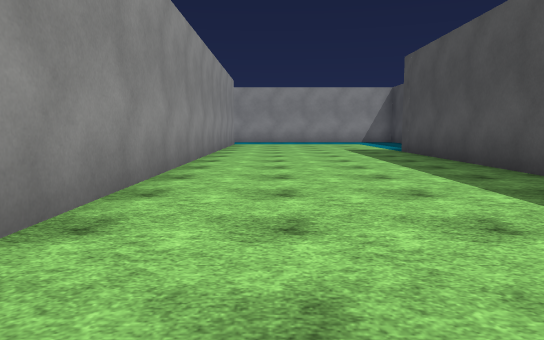
View 1 (above)

22 first-person views from a walk through a Unity game level. The camera is 1.2 m above the floor, tilts 6° down and sees 70° across. The floor is counted in squares, 2 m on a side. Each view is taken from the middle of a square. On the plan, view 1 faces up. The plan holds only what a view shows up to about 11 squares ahead; the rest is blank. The place goes on beyond the plan. Surface patterns are stand-ins for the level's own textures.

View 2
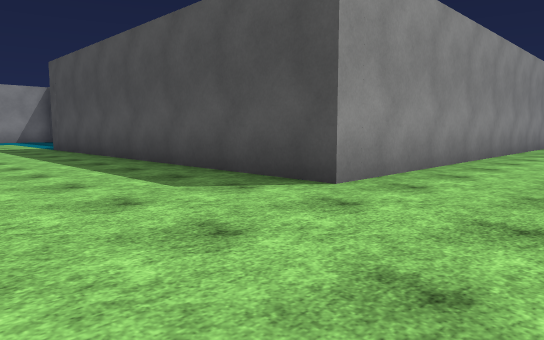

View 3
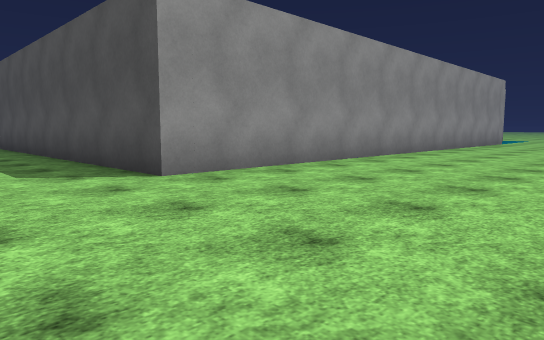

View 4
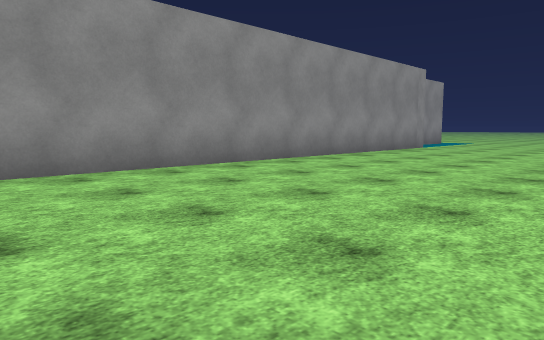

View 5
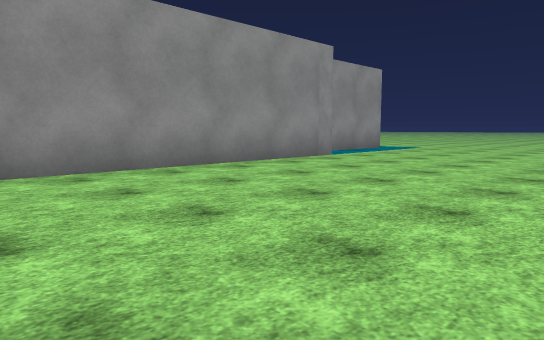

View 6
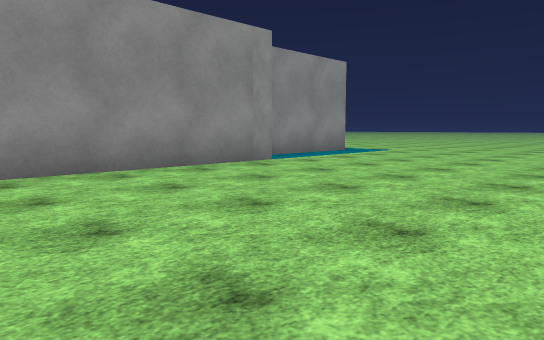

View 7
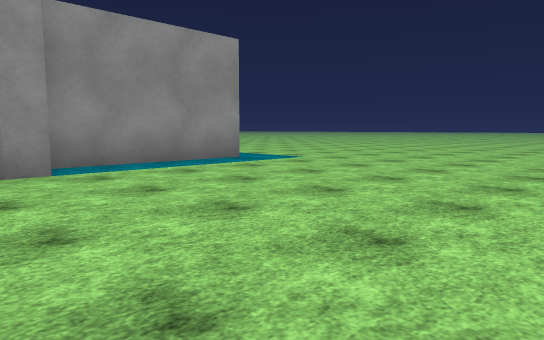

View 8
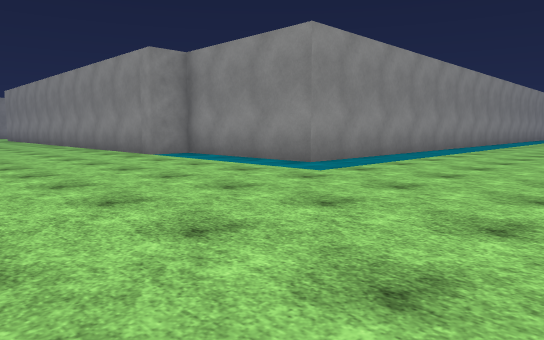

View 9
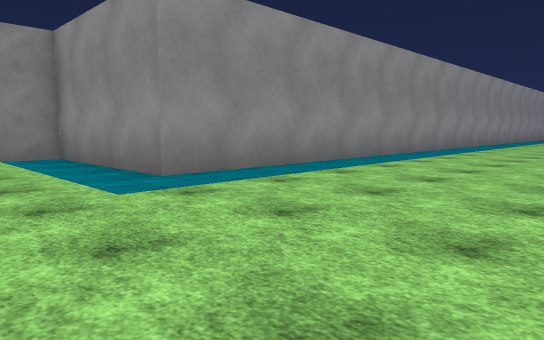

View 10
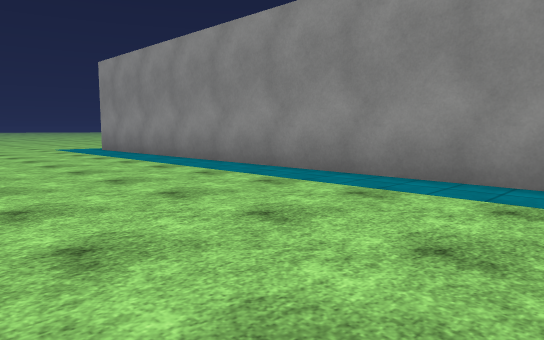

View 11
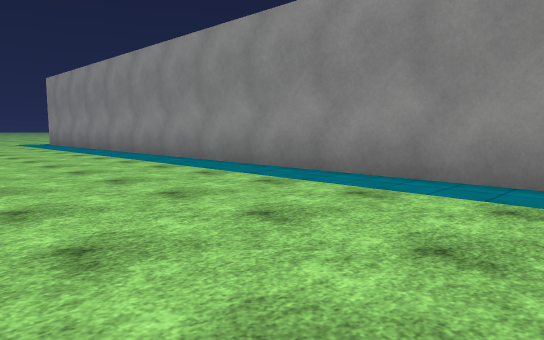

View 12
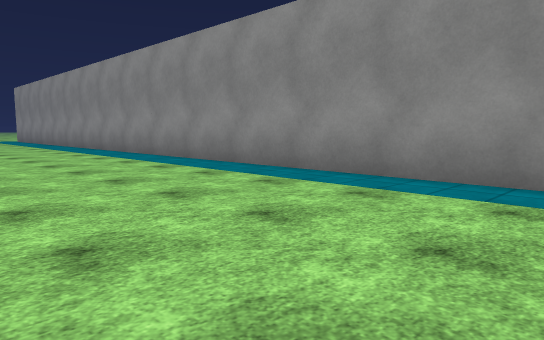

View 13
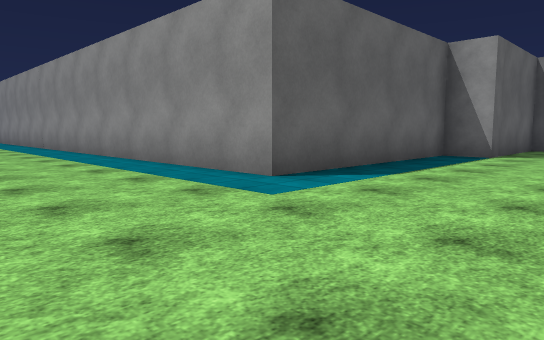

View 14
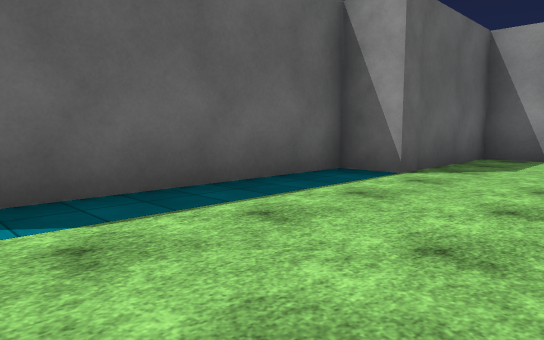

View 15
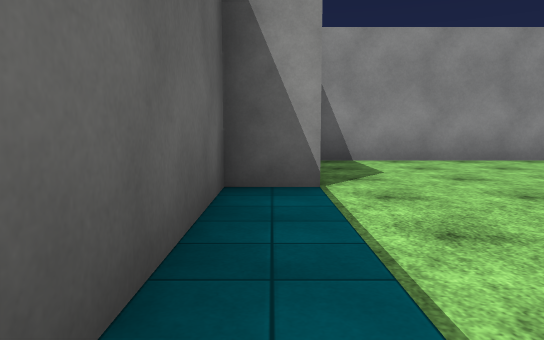

View 16
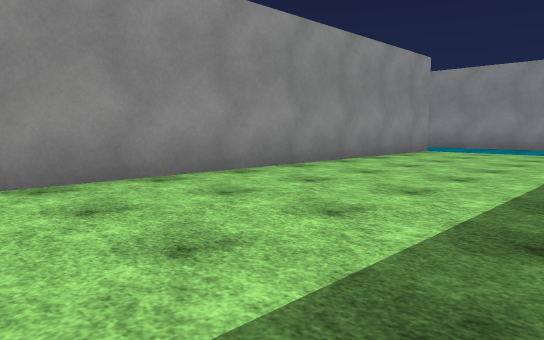

View 17
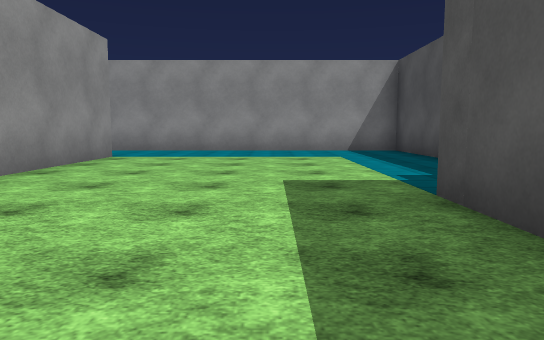

View 18
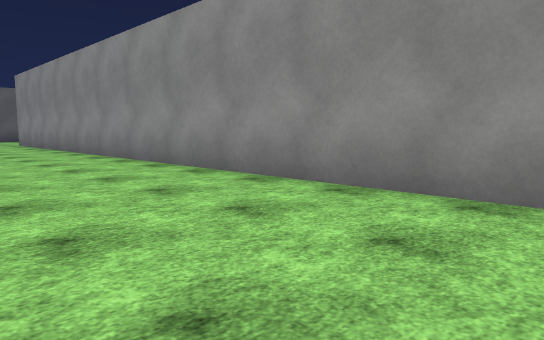

View 19
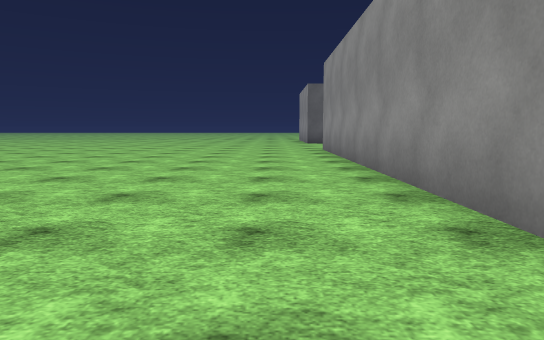

View 20
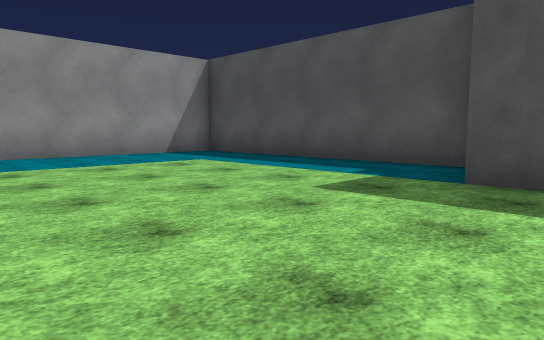

View 21
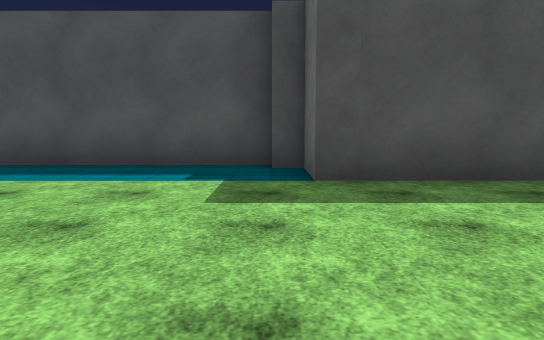

View 22
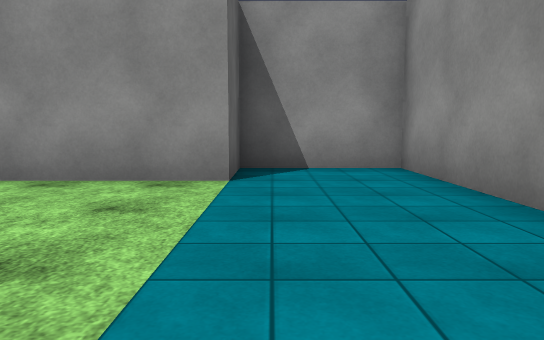

### Floor plan
Points are (right, up) in squares from view 1. A wall is a line through its corners. A room is listed if a view was taken in it or the views show most of it. See-through windows are left out.
Room 1 (views 1, 2, 3, 4, 5, 6, 7, 8, 9, 10, 11, 12, 13, 14, 15, 16, 17, 18, 19, 20, 21, 22)
walls: (22.5, 5.6) (22.5, 1.5) (18.5, 1.5) (18.5, 0.5) (3.5, 0.5) (3.5, 10.5) (5, 10.5) (5, 11); (22.5, 8.6) (22.5, 7.4); (5.5, 11) (5.5, 18) (-3, 18) (-3, 15.5) (-1.5, 15.5) (-1.5, -5.5); (13.5, 28.5) (13.5, 25.5) (17, 25.5) (17, 24.5) (22.5, 24.5) (22.5, 10.5)

Where each view was taken, in squares from view 1:
view 1: 0 up, 0 right, facing up
view 2: 2 down, 0 right, facing up-right
view 3: 4 down, 1 right, facing up-right
view 4: 5 down, 6 right, facing up-right
view 5: 5 down, 11 right, facing up-right
view 6: 5 down, 13 right, facing up-right
view 7: 5 down, 17 right, facing up-right
view 8: 4 down, 27 right, facing up-left
view 9: 1 down, 27 right, facing up-left
view 10: 13 up, 27 right, facing down-left
view 11: 18 up, 27 right, facing down-left
view 12: 23 up, 27 right, facing down-left
view 13: 28 up, 26 right, facing down-left
view 14: 28 up, 22 right, facing down-left
view 15: 25 up, 21 right, facing left
view 16: 5 up, 3 right, facing up-left
view 17: 7 up, 2 right, facing up
view 18: 7 up, 2 right, facing down-left
view 19: 2 up, 0 right, facing down
view 20: 9 up, 1 left, facing up-right
view 21: 11 up, 1 left, facing right
view 22: 16 up, 3 right, facing left
